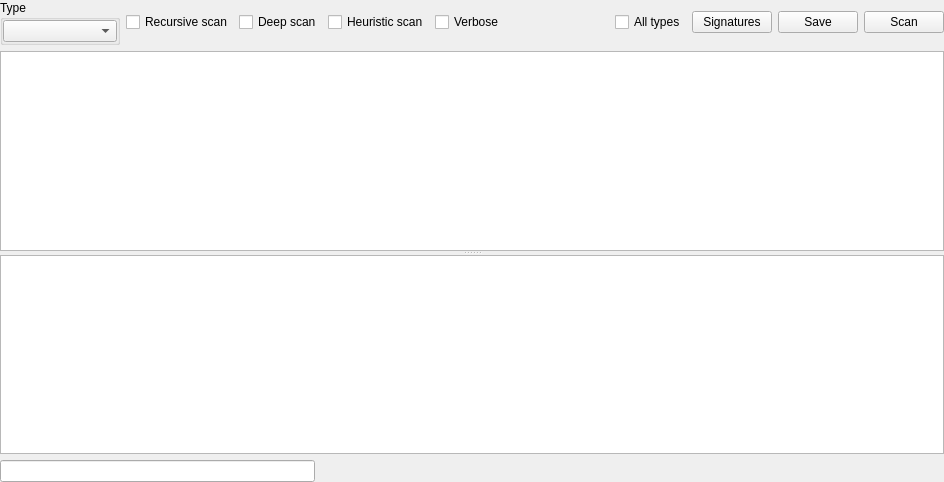
<?xml version="1.0" encoding="UTF-8"?>
<ui version="4.0">
 <class>DIEWidgetAdvanced</class>
 <widget class="QWidget" name="DIEWidgetAdvanced">
  <property name="geometry">
   <rect>
    <x>0</x>
    <y>0</y>
    <width>944</width>
    <height>482</height>
   </rect>
  </property>
  <property name="windowTitle">
   <string>Form</string>
  </property>
  <layout class="QVBoxLayout" name="verticalLayout">
   <property name="leftMargin">
    <number>0</number>
   </property>
   <property name="topMargin">
    <number>0</number>
   </property>
   <property name="rightMargin">
    <number>0</number>
   </property>
   <property name="bottomMargin">
    <number>0</number>
   </property>
   <item>
    <layout class="QHBoxLayout" name="horizontalLayout_2">
     <item>
      <widget class="QGroupBox" name="groupBoxType">
       <property name="minimumSize">
        <size>
         <width>120</width>
         <height>0</height>
        </size>
       </property>
       <property name="title">
        <string>Type</string>
       </property>
       <layout class="QVBoxLayout" name="verticalLayout_2">
        <property name="leftMargin">
         <number>0</number>
        </property>
        <property name="topMargin">
         <number>0</number>
        </property>
        <property name="rightMargin">
         <number>0</number>
        </property>
        <property name="bottomMargin">
         <number>0</number>
        </property>
        <item>
         <widget class="QComboBox" name="comboBoxType"/>
        </item>
       </layout>
      </widget>
     </item>
     <item>
      <widget class="QCheckBox" name="checkBoxRecursiveScan">
       <property name="text">
        <string>Recursive scan</string>
       </property>
      </widget>
     </item>
     <item>
      <widget class="QCheckBox" name="checkBoxDeepScan">
       <property name="text">
        <string>Deep scan</string>
       </property>
      </widget>
     </item>
     <item>
      <widget class="QCheckBox" name="checkBoxHeuristicScan">
       <property name="text">
        <string>Heuristic scan</string>
       </property>
      </widget>
     </item>
     <item>
      <widget class="QCheckBox" name="checkBoxVerbose">
       <property name="text">
        <string>Verbose</string>
       </property>
      </widget>
     </item>
     <item>
      <spacer name="horizontalSpacer">
       <property name="orientation">
        <enum>Qt::Horizontal</enum>
       </property>
       <property name="sizeHint" stdset="0">
        <size>
         <width>40</width>
         <height>20</height>
        </size>
       </property>
      </spacer>
     </item>
     <item>
      <widget class="QCheckBox" name="checkBoxAllTypesScan">
       <property name="text">
        <string>All types</string>
       </property>
      </widget>
     </item>
     <item>
      <widget class="QPushButton" name="pushButtonSignatures">
       <property name="text">
        <string>Signatures</string>
       </property>
      </widget>
     </item>
     <item>
      <widget class="QPushButton" name="pushButtonSave">
       <property name="text">
        <string>Save</string>
       </property>
      </widget>
     </item>
     <item>
      <widget class="QPushButton" name="pushButtonScan">
       <property name="text">
        <string>Scan</string>
       </property>
      </widget>
     </item>
    </layout>
   </item>
   <item>
    <widget class="QSplitter" name="splitter">
     <property name="orientation">
      <enum>Qt::Vertical</enum>
     </property>
     <widget class="QTreeView" name="treeViewResult">
      <property name="editTriggers">
       <set>QAbstractItemView::NoEditTriggers</set>
      </property>
      <attribute name="headerVisible">
       <bool>false</bool>
      </attribute>
     </widget>
     <widget class="DIE_SignatureEdit" name="plainTextEditSignature">
      <property name="readOnly">
       <bool>true</bool>
      </property>
     </widget>
    </widget>
   </item>
   <item>
    <layout class="QHBoxLayout" name="horizontalLayout">
     <item>
      <widget class="QLineEdit" name="lineEditSignatureName">
       <property name="readOnly">
        <bool>true</bool>
       </property>
      </widget>
     </item>
     <item>
      <spacer name="horizontalSpacer_2">
       <property name="orientation">
        <enum>Qt::Horizontal</enum>
       </property>
       <property name="sizeHint" stdset="0">
        <size>
         <width>40</width>
         <height>20</height>
        </size>
       </property>
      </spacer>
     </item>
     <item>
      <spacer name="horizontalSpacer_3">
       <property name="orientation">
        <enum>Qt::Horizontal</enum>
       </property>
       <property name="sizeHint" stdset="0">
        <size>
         <width>40</width>
         <height>20</height>
        </size>
       </property>
      </spacer>
     </item>
    </layout>
   </item>
  </layout>
 </widget>
 <customwidgets>
  <customwidget>
   <class>DIE_SignatureEdit</class>
   <extends>QPlainTextEdit</extends>
   <header>die_signatureedit.h</header>
  </customwidget>
 </customwidgets>
 <resources/>
 <connections/>
</ui>
